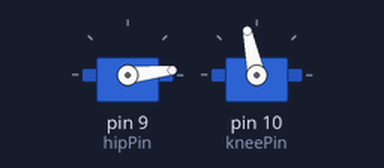
A sketch run on a simulated Arduino Uno, built with avr-gcc and run on an emulated ATmega328P. Shown: 2 × servo.

Above: at 2.05 s.
At 3.3 s:
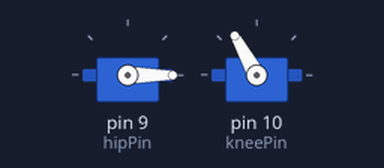
Timing chart, 0 to 7.2 s (numbered marks = the images above):
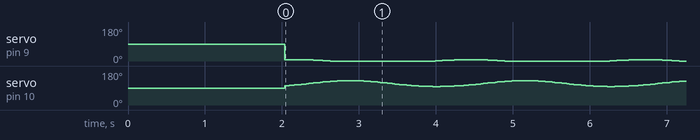

Measured:
- by itself, servo on pin 9 (hipPin): repeats every 2.3 s: 7° 0.28 s, 6° 0.06 s, 5° 0.06 s, 4° 0.03 s, 3° 0.03 s, 2° 0.06 s, 1° 0.03 s, 0° 1.4 s, 1° 0.06 s, 2° 0.03 s, 3° 0.03 s, 4° 0.06 s, 5° 0.06 s, 6° 0.09 s

The sketch:

CircularMotion.ino
```cpp
#include <Servo.h>
#include <math.h>

Servo hipServo;
Servo kneeServo;

// ---------------- LEG DIMENSIONS (cm) ----------------
float L1 = 14.0;
float L2 = 12.0;

// ---------------- SERVO PINS ----------------
int hipPin = 9;
int kneePin = 10;

// ---------------- CIRCLE PARAMETERS ----------------
float cx = 10.0;
float cy = -10.0;
float r  = 3.0;

// ---------------- INITIAL SERVO POSITIONS ----------------
// Adjust these to match your mechanical neutral pose
int hipInit  = 90;
int kneeInit = 90;

void setup() {
  hipServo.attach(hipPin);
  kneeServo.attach(kneePin);

  Serial.begin(9600);

  // -------- INITIALIZE LEG POSITION --------
  initializeLeg();
}

void loop() {
  drawCircle();
}

// ------------------------------------------------------
// FUNCTION: Smooth initialization
// ------------------------------------------------------
void initializeLeg() {
  int currentHip  = hipServo.read();
  int currentKnee = kneeServo.read();

  for (int i = 0; i <= 50; i++) {
    int hipPos  = map(i, 0, 50, currentHip, hipInit);
    int kneePos = map(i, 0, 50, currentKnee, kneeInit);

    hipServo.write(hipPos);
    kneeServo.write(kneePos);

    delay(20);
  }

  delay(1000); // settle time
}

// ------------------------------------------------------
// FUNCTION: Draw circle using IK
// ------------------------------------------------------
void drawCircle() {
  for (int deg = 0; deg <= 360; deg += 5) {

    float t = radians(deg);

    // Circle point
    float x = cx + r * cos(t);
    float y = cy + r * sin(t);

    float d = sqrt(x * x + y * y);
    if (d > (L1 + L2)) continue;

    // -------- IK --------
    float cosKnee = (L1*L1 + L2*L2 - d*d) / (2 * L1 * L2);
    float kneeRad = acos(constrain(cosKnee, -1, 1));

    float alpha = atan2(y, x);
    float beta  = acos((L1*L1 + d*d - L2*L2) / (2 * L1 * d));
    float hipRad = alpha - beta;

    float hipDeg  = degrees(hipRad);
    float kneeDeg = degrees(kneeRad);

    // -------- Servo mapping --------
    int hipServoAngle  = 90 + hipDeg;
    int kneeServoAngle = 180 - kneeDeg;

    hipServo.write(constrain(hipServoAngle, 0, 180));
    kneeServo.write(constrain(kneeServoAngle, 0, 180));

    delay(30);
  }
}
```
